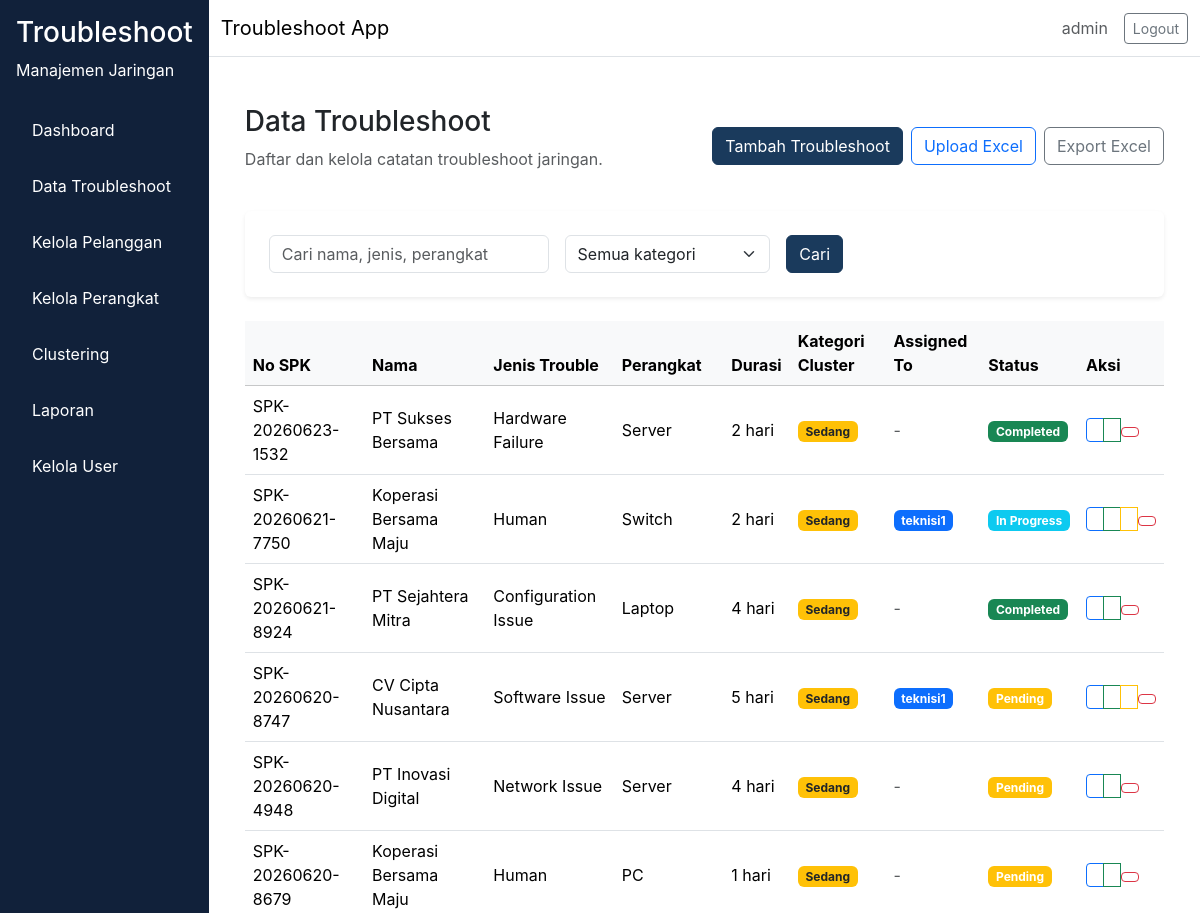
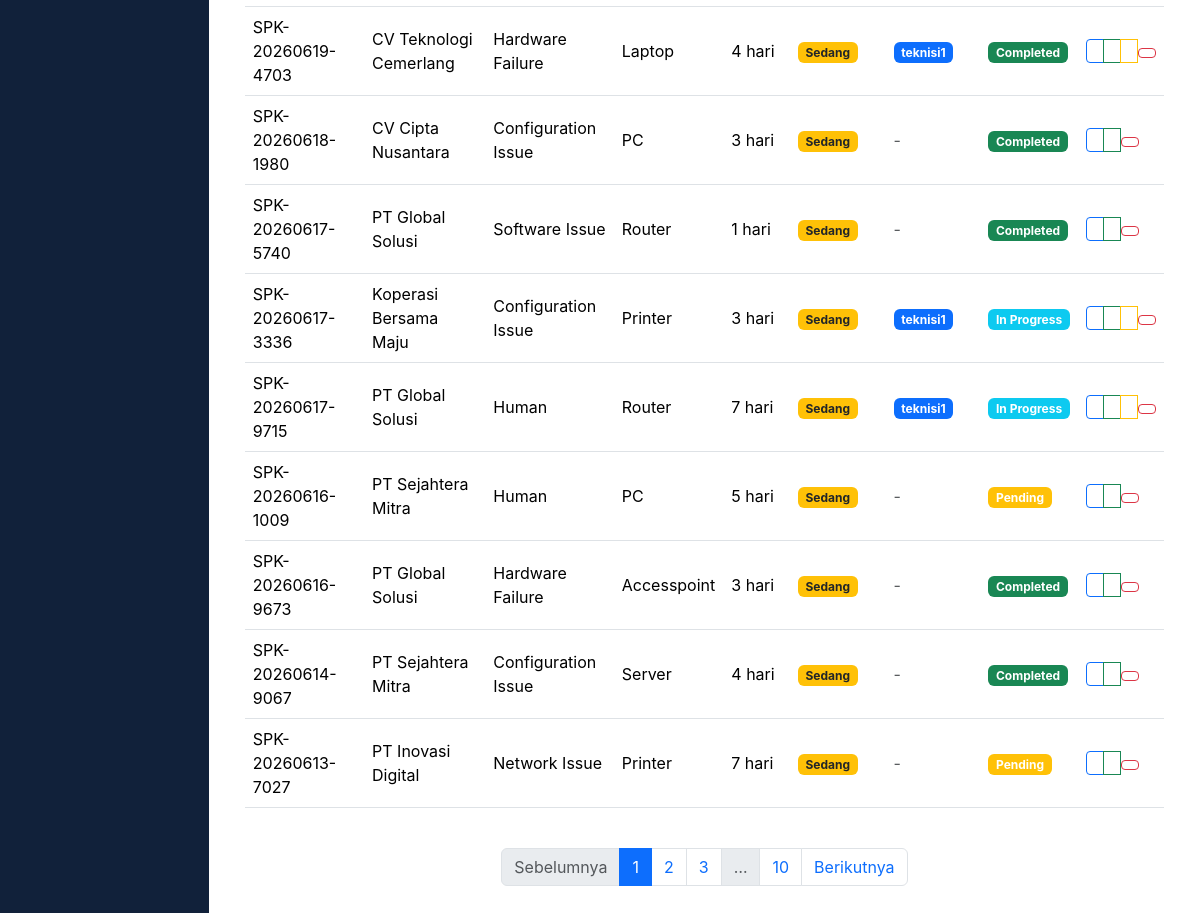
/troubleshoot/ (signed in), run on an earlier commit of the app's database (2 pictures, top to bottom).
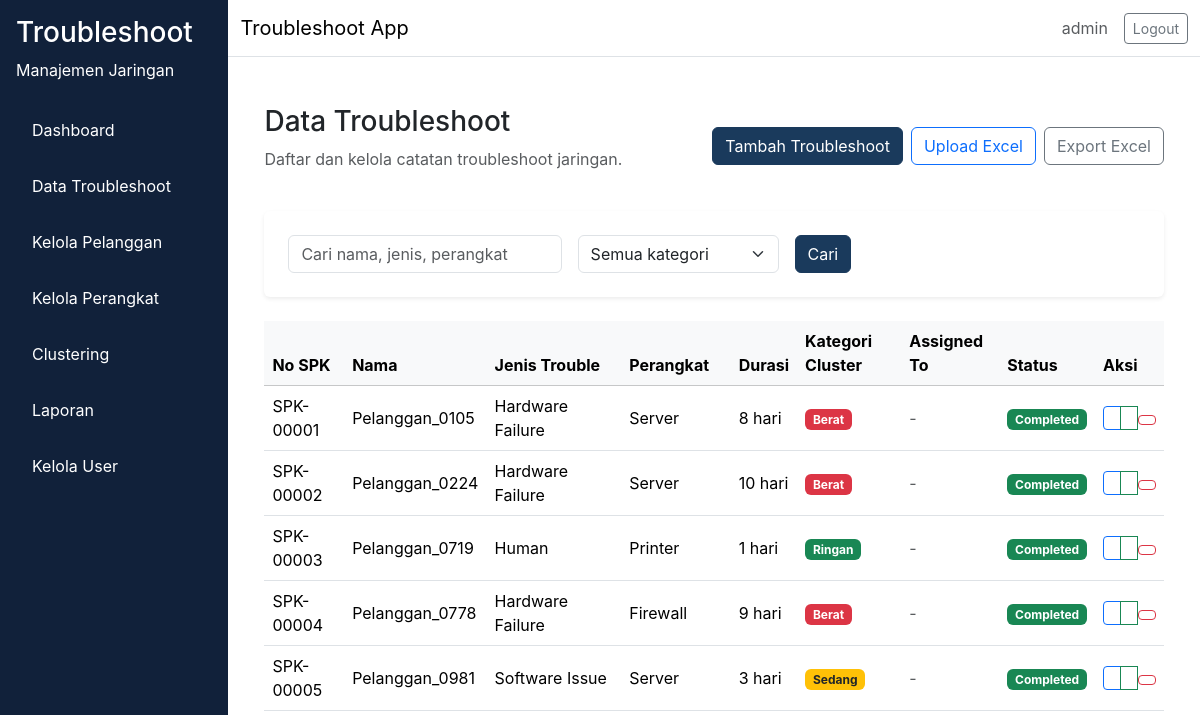
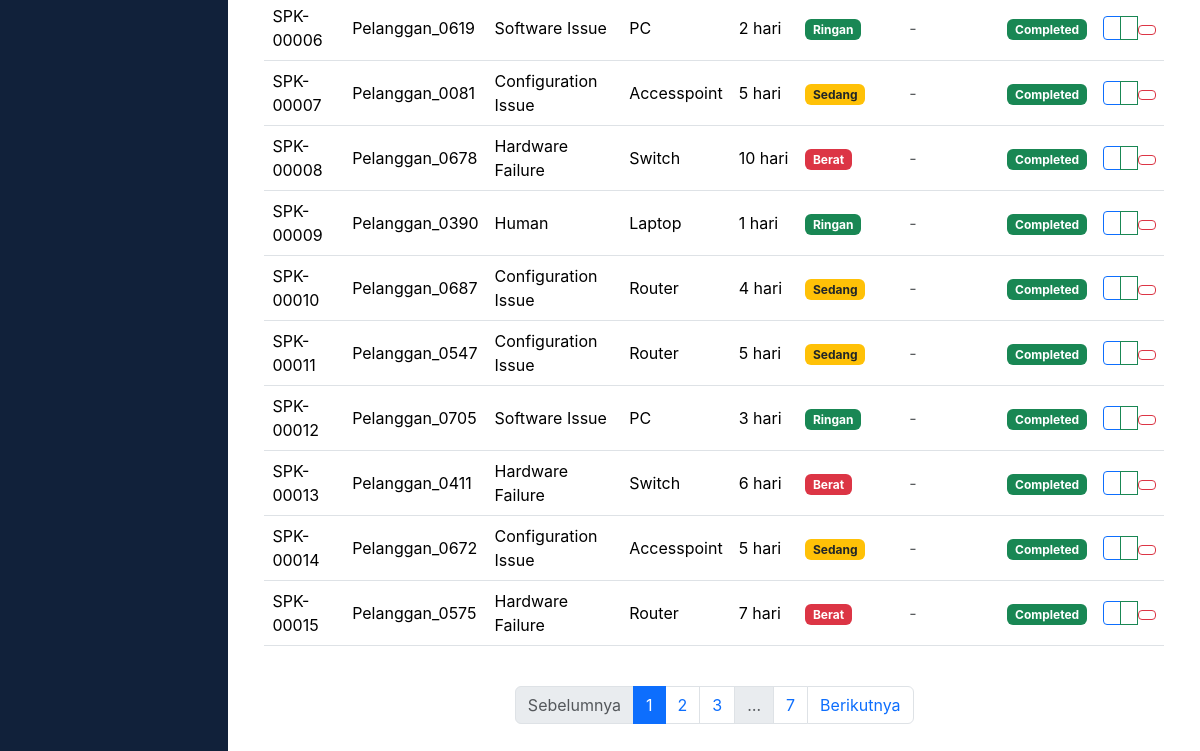
And on a later commit of the database (2 pictures, top to bottom).
### app/models/troubleshoot.py (models this page shows, shortened)
class Troubleshoot(db.Model):
    __tablename__ = "troubleshoot"
    id = db.Column(db.Integer, primary_key=True)
    no_spk = db.Column(db.String(80), unique=True, nullable=False)
    nama_pelanggan = db.Column(db.String(150), nullable=False)
    informasi_trouble = db.Column(db.Text, nullable=False)
    jenis_trouble = db.Column(db.Enum(JenisTroubleEnum), nullable=False)
    perangkat = db.Column(db.Enum(PerangkatEnum), nullable=False)
    service = db.Column(db.Enum(ServiceEnum), nullable=False)
    tanggal_komplain = db.Column(db.DateTime, nullable=False)
    selesai_pengerjaan = db.Column(db.DateTime, nullable=True)
    durasi_pengerjaan = db.Column(db.Integer, nullable=True)
    keterangan_action = db.Column(db.Text, nullable=True)
    cluster_id = db.Column(db.Integer, nullable=True)
    kategori_cluster = db.Column(db.Enum(KategoriClusterEnum), nullable=True)
    assigned_to = db.Column(db.Integer, db.ForeignKey("user.id"), nullable=True)
    status = db.Column(db.Enum(StatusTroubleEnum), nullable=False, default=StatusTroubleEnum.Pending)
    pelanggan_id = db.Column(db.Integer, db.ForeignKey("pelanggan.id"), nullable=True)
    perangkat_id = db.Column(db.Integer, db.ForeignKey("perangkat.id"), nullable=True)
    created_by = db.Column(db.Integer, db.ForeignKey("user.id"), nullable=False)
    created_at = db.Column(db.DateTime, server_default=db.func.now(), nullable=False)
    updated_at = db.Column(db.DateTime, server_default=db.func.now(), onupdate=db.func.now(), nullable=False)
    user = db.relationship("User", backref=db.backref("troubleshoots", lazy="dynamic"), lazy="select", foreign_keys=[created_by])
    assigned_user = db.relationship("User", backref=db.backref("assigned_troubleshoots", lazy="dynamic"), lazy="select", foreign_keys=[assigned_to])

### app/models/user.py (models this page shows, shortened)
class User(db.Model, UserMixin):
    __tablename__ = "user"
    id = db.Column(db.Integer, primary_key=True)
    username = db.Column(db.String(64), unique=True, nullable=False)
    email = db.Column(db.String(120), unique=True, nullable=False)
    password_hash = db.Column(db.String(256), nullable=False)
    role = db.Column(db.Enum(RoleEnum), nullable=False, default=RoleEnum.teknisi)
    created_at = db.Column(db.DateTime, server_default=db.func.now(), nullable=False)
    is_active = db.Column(db.Boolean, default=True, nullable=False)

### app/routes/troubleshoot.py (the view, shortened to what this page needs)
@troubleshoot_bp.route("/")
@login_required
def index():
    page = request.args.get("page", 1, type=int)
    search = request.args.get("search", "", type=str).strip()
    kategori_filter = request.args.get("kategori", "", type=str)
    query = Troubleshoot.query
    if current_user.role.value == "teknisi":
        query = query.filter_by(assigned_to=current_user.id)
    if kategori_filter:
        query = query.filter_by(kategori_cluster=kategori_filter)
    pagination = query.order_by(Troubleshoot.created_at.desc()).paginate(page=page, per_page=15)
    return render_template(
        "troubleshoot/index.html",
        pagination=pagination,
        search=search,
        kategori_filter=kategori_filter,
    )

### app/__init__.py (called while the page is built)
def load_user(user_id):
    return User.query.get(int(user_id))

### app/templates/troubleshoot/index.html (shortened to what the changed rows need)
{% extends "base.html" %}
{% block content %}
<div class="container-fluid">
  <div class="d-flex flex-column flex-md-row align-items-md-center justify-content-between mb-4 gap-3">
    <div>
      <h1 class="h3">Data Troubleshoot</h1>
    </div>
  </div>
  <div class="table-responsive">
    <table class="table table-hover align-middle">
      <thead class="table-light">
        <tr>
          <th>No SPK</th>
          <th>Nama</th>
          <th>Jenis Trouble</th>
          <th>Perangkat</th>
          <th>Durasi</th>
          <th>Kategori Cluster</th>
          <th>Assigned To</th>
          <th>Status</th>
          <th>Aksi</th>
        </tr>
      </thead>
      <tbody>
        {% for item in pagination.items %}
        <tr>
          <td>{{ item.no_spk }}</td>
          <td>{{ item.nama_pelanggan }}</td>
          <td>{{ item.jenis_trouble.value }}</td>
          <td>{{ item.perangkat.value }}</td>
          <td>{{ item.durasi_pengerjaan or '-' }} hari</td>
          <td>
            {% if item.kategori_cluster %}
              {% if item.kategori_cluster.value == 'Ringan' %}
                <span class="badge bg-success">Ringan</span>
              {% elif item.kategori_cluster.value == 'Sedang' %}
                <span class="badge bg-warning text-dark">Sedang</span>
              {% else %}
                <span class="badge bg-danger">Berat</span>
              {% endif %}
            {% else %}
              <span class="text-muted">-</span>
            {% endif %}
          </td>
          <td>
            {% if item.assigned_user %}
              <span class="badge bg-primary">{{ item.assigned_user.username }}</span>
            {% else %}
              <span class="text-muted">-</span>
            {% endif %}
          </td>
          <td>
            <span class="badge bg-{% if item.status.value == 'Pending' %}warning{% elif item.status.value == 'In Progress' %}info{% else %}success{% endif %}">
              {{ item.status.value }}
            </span>
          </td>
          <td>
            <div class="btn-group btn-group-sm" role="group">
              <a href="{{ url_for('troubleshoot.edit', id=item.id) }}" class="btn btn-outline-primary" title="Edit">
              </a>
              {% if current_user.role.value == 'admin' %}
                <a href="{{ url_for('troubleshoot.assign', id=item.id) }}" class="btn btn-outline-success" title="Assign">
                </a>
              {% endif %}
              {% if current_user.role.value in ['admin', 'teknisi'] and item.assigned_to %}
                <a href="{{ url_for('troubleshoot.update_status', id=item.id) }}" class="btn btn-outline-warning" title="Update Status">
                </a>
              {% endif %}
              {% if current_user.role.value != 'manajer' and (current_user.role.value == 'admin' or item.created_by == current_user.id) %}
                <form method="POST" action="{{ url_for('troubleshoot.hapus', id=item.id) }}" onsubmit="return confirm('Hapus data ini?');" style="display: inline;">
                  <button type="submit" class="btn btn-sm btn-outline-danger" title="Delete">
                  </button>
                </form>
              {% endif %}
            </div>
          </td>
        </tr>
        {% else %}
        <tr>
          <td colspan="9" class="text-center text-muted">Tidak ada data.</td>
        </tr>
        {% endfor %}
      </tbody>
    </table>
  </div>
  <nav aria-label="Pagination">
    <ul class="pagination justify-content-center mt-4">
      {% for page_num in pagination.iter_pages(left_edge=1, right_edge=1, left_current=2, right_current=2) %}
        {% if page_num %}
          <li class="page-item {% if page_num == pagination.page %}active{% endif %}">
            <a class="page-link" href="?page={{ page_num }}&search={{ search }}&kategori={{ kategori_filter }}">{{ page_num }}</a>
          </li>
        {% else %}
          <li class="page-item disabled"><span class="page-link">…</span></li>
        {% endif %}
      {% endfor %}
    </ul>
  </nav>
</div>
{% endblock %}

What changed in the data, as far as the page shows it:
removed Troubleshoot: no_spk "SPK-20260623-1532", nama_pelanggan "PT Sukses Bersama", jenis_trouble.value "Hardware Failure", perangkat.value "Server", durasi_pengerjaan "2", kategori_cluster "Sedang", status.value "Completed"
removed Troubleshoot: no_spk "SPK-20260621-7750", nama_pelanggan "Koperasi Bersama Maju", jenis_trouble.value "Human", perangkat.value "Switch", durasi_pengerjaan "2", kategori_cluster "Sedang", assigned_user.username "teknisi1", status.value "In Progress"
removed Troubleshoot: no_spk "SPK-20260621-8924", nama_pelanggan "PT Sejahtera Mitra", jenis_trouble.value "Configuration Issue", perangkat.value "Laptop", durasi_pengerjaan "4", kategori_cluster "Sedang", status.value "Completed"
removed Troubleshoot: no_spk "SPK-20260620-8747", nama_pelanggan "CV Cipta Nusantara", jenis_trouble.value "Software Issue", perangkat.value "Server", durasi_pengerjaan "5", kategori_cluster "Sedang", assigned_user.username "teknisi1", status.value "Pending"
removed Troubleshoot: no_spk "SPK-20260620-4948", nama_pelanggan "PT Inovasi Digital", jenis_trouble.value "Network Issue", perangkat.value "Server", durasi_pengerjaan "4", kategori_cluster "Sedang", status.value "Pending"
removed Troubleshoot: no_spk "SPK-20260620-8679", nama_pelanggan "Koperasi Bersama Maju", jenis_trouble.value "Human", perangkat.value "PC", durasi_pengerjaan "1", kategori_cluster "Sedang", status.value "Pending"
removed Troubleshoot: no_spk "SPK-20260619-4703", nama_pelanggan "CV Teknologi Cemerlang", jenis_trouble.value "Hardware Failure", perangkat.value "Laptop", durasi_pengerjaan "4", kategori_cluster "Sedang", assigned_user.username "teknisi1", status.value "Completed"
removed Troubleshoot: no_spk "SPK-20260618-1980", nama_pelanggan "CV Cipta Nusantara", jenis_trouble.value "Configuration Issue", perangkat.value "PC", durasi_pengerjaan "3", kategori_cluster "Sedang", status.value "Completed"
removed Troubleshoot: no_spk "SPK-20260617-5740", nama_pelanggan "PT Global Solusi", jenis_trouble.value "Software Issue", perangkat.value "Router", durasi_pengerjaan "1", kategori_cluster "Sedang", status.value "Completed"
removed Troubleshoot: no_spk "SPK-20260617-3336", nama_pelanggan "Koperasi Bersama Maju", jenis_trouble.value "Configuration Issue", perangkat.value "Printer", durasi_pengerjaan "3", kategori_cluster "Sedang", assigned_user.username "teknisi1", status.value "In Progress"
removed Troubleshoot: no_spk "SPK-20260617-9715", nama_pelanggan "PT Global Solusi", jenis_trouble.value "Human", perangkat.value "Router", durasi_pengerjaan "7", kategori_cluster "Sedang", assigned_user.username "teknisi1", status.value "In Progress"
removed Troubleshoot: no_spk "SPK-20260616-1009", nama_pelanggan "PT Sejahtera Mitra", jenis_trouble.value "Human", perangkat.value "PC", durasi_pengerjaan "5", kategori_cluster "Sedang", status.value "Pending"
removed Troubleshoot: no_spk "SPK-20260616-9673", nama_pelanggan "PT Global Solusi", jenis_trouble.value "Hardware Failure", perangkat.value "Accesspoint", durasi_pengerjaan "3", kategori_cluster "Sedang", status.value "Completed"
removed Troubleshoot: no_spk "SPK-20260614-9067", nama_pelanggan "PT Sejahtera Mitra", jenis_trouble.value "Configuration Issue", perangkat.value "Server", durasi_pengerjaan "4", kategori_cluster "Sedang", status.value "Completed"
removed Troubleshoot: no_spk "SPK-20260613-7027", nama_pelanggan "PT Inovasi Digital", jenis_trouble.value "Network Issue", perangkat.value "Printer", durasi_pengerjaan "7", kategori_cluster "Sedang", status.value "Pending"
now on this page (row edited): Troubleshoot: no_spk "SPK-00001", nama_pelanggan "Pelanggan_0105", jenis_trouble.value "Hardware Failure", perangkat.value "Server", durasi_pengerjaan "8", kategori_cluster "Berat", status.value "Completed"
now on this page (row edited): Troubleshoot: no_spk "SPK-00002", nama_pelanggan "Pelanggan_0224", jenis_trouble.value "Hardware Failure", perangkat.value "Server", durasi_pengerjaan "10", kategori_cluster "Berat", status.value "Completed"
now on this page (row edited): Troubleshoot: no_spk "SPK-00003", nama_pelanggan "Pelanggan_0719", jenis_trouble.value "Human", perangkat.value "Printer", durasi_pengerjaan "1", kategori_cluster "Ringan", status.value "Completed"
now on this page (row edited): Troubleshoot: no_spk "SPK-00004", nama_pelanggan "Pelanggan_0778", jenis_trouble.value "Hardware Failure", perangkat.value "Firewall", durasi_pengerjaan "9", kategori_cluster "Berat", status.value "Completed"
now on this page (row edited): Troubleshoot: no_spk "SPK-00005", nama_pelanggan "Pelanggan_0981", jenis_trouble.value "Software Issue", perangkat.value "Server", durasi_pengerjaan "3", kategori_cluster "Sedang", status.value "Completed"
now on this page (row edited): Troubleshoot: no_spk "SPK-00006", nama_pelanggan "Pelanggan_0619", jenis_trouble.value "Software Issue", perangkat.value "PC", durasi_pengerjaan "2", kategori_cluster "Ringan", status.value "Completed"
now on this page (row edited): Troubleshoot: no_spk "SPK-00007", nama_pelanggan "Pelanggan_0081", jenis_trouble.value "Configuration Issue", perangkat.value "Accesspoint", durasi_pengerjaan "5", kategori_cluster "Sedang", status.value "Completed"
now on this page (row edited): Troubleshoot: no_spk "SPK-00008", nama_pelanggan "Pelanggan_0678", jenis_trouble.value "Hardware Failure", perangkat.value "Switch", durasi_pengerjaan "10", kategori_cluster "Berat", status.value "Completed"
now on this page (row edited): Troubleshoot: no_spk "SPK-00009", nama_pelanggan "Pelanggan_0390", jenis_trouble.value "Human", perangkat.value "Laptop", durasi_pengerjaan "1", kategori_cluster "Ringan", status.value "Completed"
now on this page (row edited): Troubleshoot: no_spk "SPK-00010", nama_pelanggan "Pelanggan_0687", jenis_trouble.value "Configuration Issue", perangkat.value "Router", durasi_pengerjaan "4", kategori_cluster "Sedang", status.value "Completed"
now on this page (row edited): Troubleshoot: no_spk "SPK-00011", nama_pelanggan "Pelanggan_0547", jenis_trouble.value "Configuration Issue", perangkat.value "Router", durasi_pengerjaan "5", kategori_cluster "Sedang", status.value "Completed"
now on this page (row edited): Troubleshoot: no_spk "SPK-00012", nama_pelanggan "Pelanggan_0705", jenis_trouble.value "Software Issue", perangkat.value "PC", durasi_pengerjaan "3", kategori_cluster "Ringan", status.value "Completed"
now on this page (row edited): Troubleshoot: no_spk "SPK-00013", nama_pelanggan "Pelanggan_0411", jenis_trouble.value "Hardware Failure", perangkat.value "Switch", durasi_pengerjaan "6", kategori_cluster "Berat", status.value "Completed"
now on this page (row edited): Troubleshoot: no_spk "SPK-00014", nama_pelanggan "Pelanggan_0672", jenis_trouble.value "Configuration Issue", perangkat.value "Accesspoint", durasi_pengerjaan "5", kategori_cluster "Sedang", status.value "Completed"
now on this page (row edited): Troubleshoot: no_spk "SPK-00015", nama_pelanggan "Pelanggan_0575", jenis_trouble.value "Hardware Failure", perangkat.value "Router", durasi_pengerjaan "7", kategori_cluster "Berat", status.value "Completed"
Also different on the page:
new list line: "7"
list line gone: "10"
